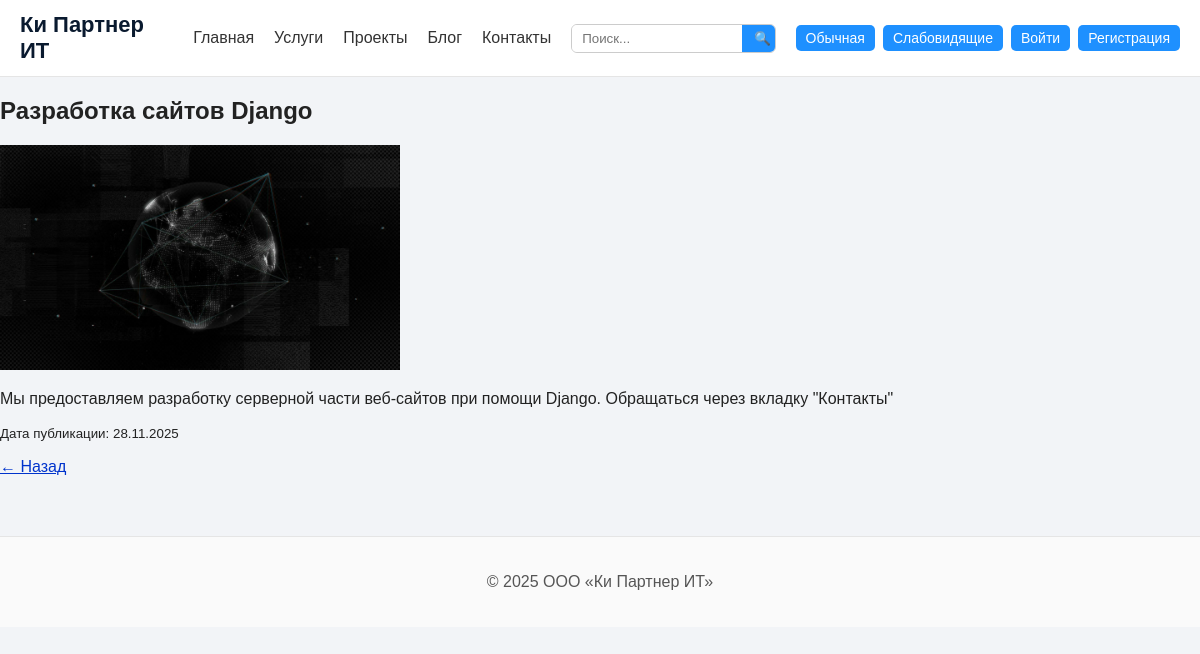
Page /article/razrabotka-sajtov-django/ on the committed database.
### core/models.py (models this page shows, shortened)
class Article(models.Model):
    category = models.ForeignKey(
        Category,
        on_delete=models.CASCADE,
        related_name="articles",
        verbose_name="Категория"
    )
    title = models.CharField("Название", max_length=200)
    slug = models.SlugField("URL-адрес", unique=True)
    content = models.TextField("Содержание")
    image = models.ImageField(
        "Изображение",
        upload_to="articles/",
        blank=True,
        null=True
    )
    created_at = models.DateTimeField("Создано", auto_now_add=True)
    updated_at = models.DateTimeField("Обновлено", auto_now=True)
    is_published = models.BooleanField("Опубликовано", default=True)
    class Meta:
        ordering = ["-created_at"]
        verbose_name = "Статья"
        verbose_name_plural = "Статьи"

### core/views.py (the view)
# urls.py: path('article/<slug:slug>/', views.article_detail, name='article_detail'),
def article_detail(request, slug):
    article = Article.objects.filter(slug=slug, is_published=True).first()
    if not article:
        return render(request, 'core/article_not_found.html', status=404)
    return render(request, 'core/article_detail.html', {
        "article": article
    })

### templates/core/article_detail.html (shortened to what this page needs)
{% extends 'core/base.html' %}
{% block content %}
<h2>{{ article.title }}</h2>
{% if article.image %}
<img src="{{ article.image.url }}" alt="{{ article.title }}" style="max-width: 400px;">
{% endif %}
<p>{{ article.content }}</p>
<p><small>Дата публикации: {{ article.created_at|date:"d.m.Y" }}</small></p>
<a href="javascript:history.back()">← Назад</a>
{% endblock %}

### static/core/css/style_default.css (style rules this page uses)
body { font-family: Arial, sans-serif; background: #f2f4f7; color: #222; margin: 0; padding: 0; }
a { color: #0033cc; }

### rows in the picture
Article: title "Разработка сайтов Django", image (picture), content "Мы предоставляем разработку серверной части веб-сайтов при помощи Django. Обращаться через вкладку \"Контакты\"", created_at "28.11.2025"
